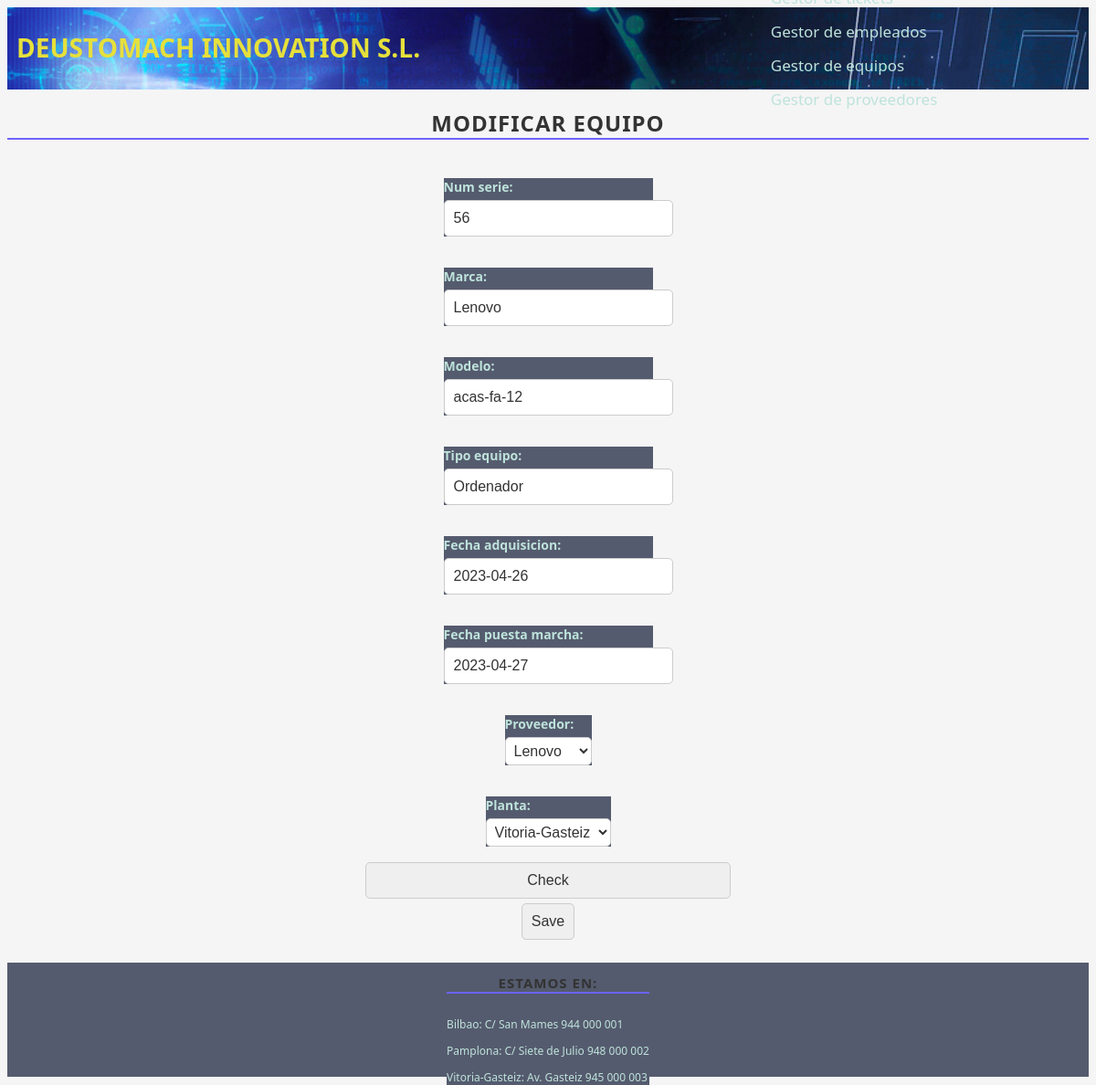
Before: /aplicacion/equipos/2/update with the older database file.
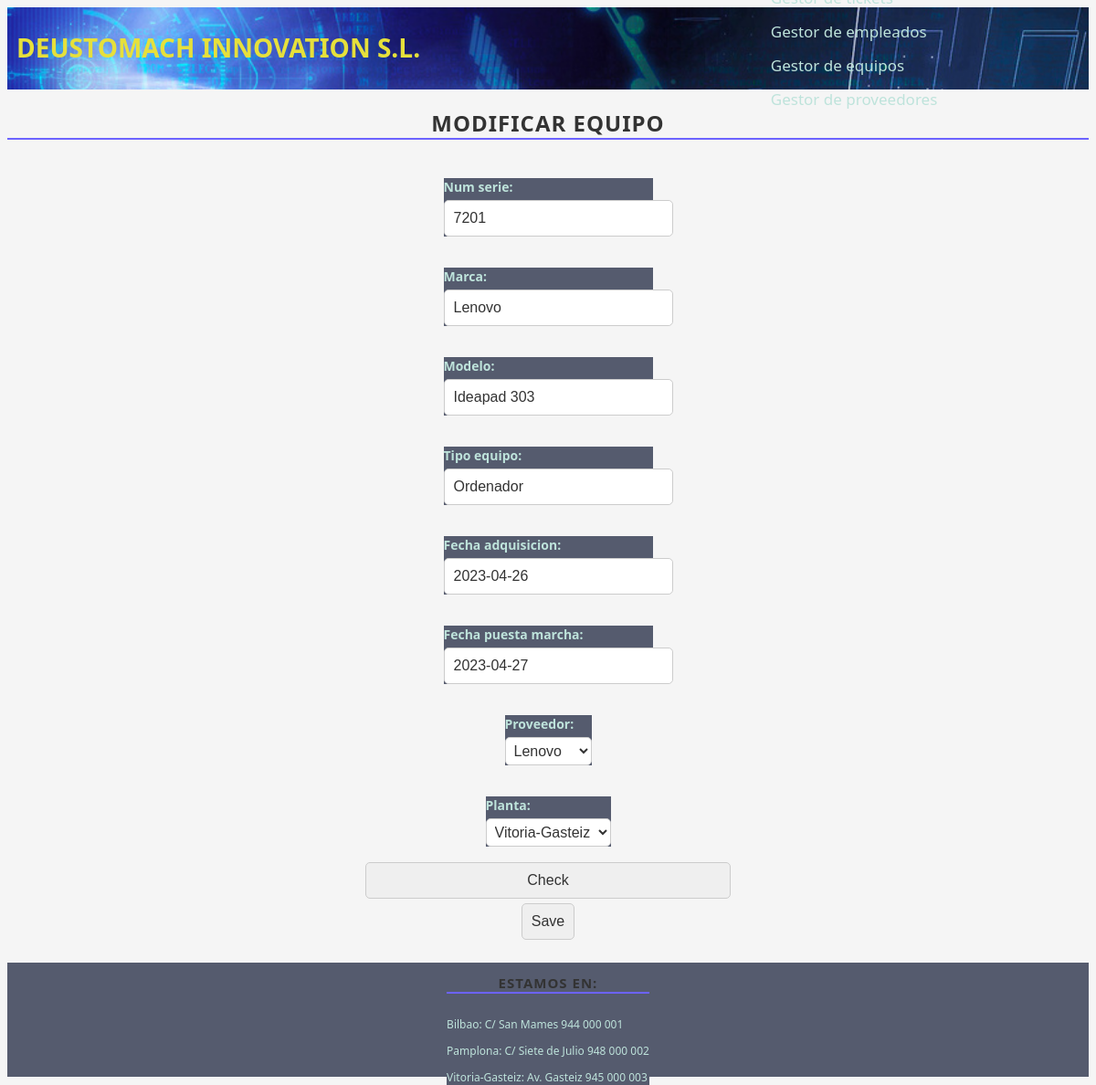
After: the same page with the newer database file.
### app_reto1/models.py (models this page shows, shortened)
class Equipo(models.Model):
    num_serie = models.IntegerField()
    marca = models.CharField(max_length=20)
    modelo = models.CharField(max_length=50)
    tipo_equipo = models.CharField(max_length=20)
    fecha_adquisicion = models.DateField()
    fecha_puesta_marcha = models.DateField()
    proveedor = models.ForeignKey(Proveedor, on_delete=models.CASCADE)
    planta = models.ForeignKey(Planta, on_delete=models.CASCADE)

### app_reto1/views.py (the view)
# urls.py: path('equipos/<pk>/update', views.EquipoUpdateView.as_view(),name = 'update_equipo'),
class EquipoUpdateView(UpdateView):
    model = Equipo
    template_name = "equipo_update.html"
    success_url = "/aplicacion/equipos/"
    fields = ['num_serie', 'marca', 'modelo', 'tipo_equipo', 'fecha_adquisicion',
              'fecha_puesta_marcha', 'proveedor', 'planta']

### app_reto1/models.py (called while the page is built)
    def __str__(self):
        return self.nombre

    def __str__(self):
        return self.nombre

### app_reto1/templates/equipo_update.html (shortened to what this page needs)
{% extends "base.html" %}
{% block contenido %}
<h2>Modificar Equipo</h2>
<form method="post" class="formcreate" id="formlarioequipo">
    {{ form.as_p }}
    <input type="button" value="Check"id="CheckEquipo">
    <div class="formbutton">
        <input type="submit" value="Save">
    </div>
</form>
{% endblock %}

Changed rows visible on the page:
changed Equipo "Lenovo": num_serie "56" → "7201"; modelo "acas-fa-12" → "Ideapad 303"
